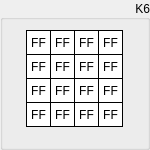
  <widget class="QGroupBox" name="groupK6">
   <property name="geometry">
    <rect>
     <x>170</x>
     <y>150</y>
     <width>150</width>
     <height>150</height>
    </rect>
   </property>
   <property name="sizePolicy">
    <sizepolicy hsizetype="Fixed" vsizetype="Fixed">
     <horstretch>0</horstretch>
     <verstretch>0</verstretch>
    </sizepolicy>
   </property>
   <property name="styleSheet">
    <string notr="true"/>
   </property>
   <property name="title">
    <string>K6</string>
   </property>
   <property name="alignment">
    <set>Qt::AlignRight|Qt::AlignTrailing|Qt::AlignVCenter</set>
   </property>
   <widget class="QLabel" name="k6byte15">
    <property name="enabled">
     <bool>true</bool>
    </property>
    <property name="geometry">
     <rect>
      <x>98</x>
      <y>102</y>
      <width>25</width>
      <height>25</height>
     </rect>
    </property>
    <property name="sizePolicy">
     <sizepolicy hsizetype="Fixed" vsizetype="Fixed">
      <horstretch>0</horstretch>
      <verstretch>0</verstretch>
     </sizepolicy>
    </property>
    <property name="font">
     <font>
      <kerning>true</kerning>
     </font>
    </property>
    <property name="layoutDirection">
     <enum>Qt::LeftToRight</enum>
    </property>
    <property name="styleSheet">
     <string notr="true">QLabel {
	 border-width: 1px;
     border-style: solid;
     border-color: black; 
     background-color: white;
}</string>
    </property>
    <property name="text">
     <string>FF</string>
    </property>
    <property name="alignment">
     <set>Qt::AlignCenter</set>
    </property>
   </widget>
   <widget class="QLabel" name="k6byte13">
    <property name="enabled">
     <bool>true</bool>
    </property>
    <property name="geometry">
     <rect>
      <x>98</x>
      <y>54</y>
      <width>25</width>
      <height>25</height>
     </rect>
    </property>
    <property name="sizePolicy">
     <sizepolicy hsizetype="Fixed" vsizetype="Fixed">
      <horstretch>0</horstretch>
      <verstretch>0</verstretch>
     </sizepolicy>
    </property>
    <property name="font">
     <font>
      <kerning>true</kerning>
     </font>
    </property>
    <property name="layoutDirection">
     <enum>Qt::LeftToRight</enum>
    </property>
    <property name="styleSheet">
     <string notr="true">QLabel {
	 border-width: 1px;
     border-style: solid;
     border-color: black; 
     background-color: white;
}</string>
    </property>
    <property name="text">
     <string>FF</string>
    </property>
    <property name="alignment">
     <set>Qt::AlignCenter</set>
    </property>
   </widget>
   <widget class="QLabel" name="k6byte14">
    <property name="enabled">
     <bool>true</bool>
    </property>
    <property name="geometry">
     <rect>
      <x>98</x>
      <y>78</y>
      <width>25</width>
      <height>25</height>
     </rect>
    </property>
    <property name="sizePolicy">
     <sizepolicy hsizetype="Fixed" vsizetype="Fixed">
      <horstretch>0</horstretch>
      <verstretch>0</verstretch>
     </sizepolicy>
    </property>
    <property name="font">
     <font>
      <kerning>true</kerning>
     </font>
    </property>
    <property name="layoutDirection">
     <enum>Qt::LeftToRight</enum>
    </property>
    <property name="styleSheet">
     <string notr="true">QLabel {
	 border-width: 1px;
     border-style: solid;
     border-color: black; 
     background-color: white;
}</string>
    </property>
    <property name="text">
     <string>FF</string>
    </property>
    <property name="alignment">
     <set>Qt::AlignCenter</set>
    </property>
   </widget>
   <widget class="QLabel" name="k6byte06">
    <property name="enabled">
     <bool>true</bool>
    </property>
    <property name="geometry">
     <rect>
      <x>50</x>
      <y>78</y>
      <width>25</width>
      <height>25</height>
     </rect>
    </property>
    <property name="sizePolicy">
     <sizepolicy hsizetype="Fixed" vsizetype="Fixed">
      <horstretch>0</horstretch>
      <verstretch>0</verstretch>
     </sizepolicy>
    </property>
    <property name="font">
     <font>
      <kerning>true</kerning>
     </font>
    </property>
    <property name="layoutDirection">
     <enum>Qt::LeftToRight</enum>
    </property>
    <property name="styleSheet">
     <string notr="true">QLabel {
	 border-width: 1px;
     border-style: solid;
     border-color: black; 
     background-color: white;
}</string>
    </property>
    <property name="text">
     <string>FF</string>
    </property>
    <property name="alignment">
     <set>Qt::AlignCenter</set>
    </property>
   </widget>
   <widget class="QLabel" name="k6byte04">
    <property name="enabled">
     <bool>true</bool>
    </property>
    <property name="geometry">
     <rect>
      <x>50</x>
      <y>30</y>
      <width>25</width>
      <height>25</height>
     </rect>
    </property>
    <property name="sizePolicy">
     <sizepolicy hsizetype="Fixed" vsizetype="Fixed">
      <horstretch>0</horstretch>
      <verstretch>0</verstretch>
     </sizepolicy>
    </property>
    <property name="font">
     <font>
      <kerning>true</kerning>
     </font>
    </property>
    <property name="layoutDirection">
     <enum>Qt::LeftToRight</enum>
    </property>
    <property name="styleSheet">
     <string notr="true">QLabel {
	 border-width: 1px;
     border-style: solid;
     border-color: black; 
     background-color: white;
}</string>
    </property>
    <property name="text">
     <string>FF</string>
    </property>
    <property name="alignment">
     <set>Qt::AlignCenter</set>
    </property>
   </widget>
   <widget class="QLabel" name="k6byte02">
    <property name="enabled">
     <bool>true</bool>
    </property>
    <property name="geometry">
     <rect>
      <x>26</x>
      <y>78</y>
      <width>25</width>
      <height>25</height>
     </rect>
    </property>
    <property name="sizePolicy">
     <sizepolicy hsizetype="Fixed" vsizetype="Fixed">
      <horstretch>0</horstretch>
      <verstretch>0</verstretch>
     </sizepolicy>
    </property>
    <property name="font">
     <font>
      <kerning>true</kerning>
     </font>
    </property>
    <property name="layoutDirection">
     <enum>Qt::LeftToRight</enum>
    </property>
    <property name="styleSheet">
     <string notr="true">QLabel {
	 border-width: 1px;
     border-style: solid;
     border-color: black; 
     background-color: white;
}</string>
    </property>
    <property name="text">
     <string>FF</string>
    </property>
    <property name="alignment">
     <set>Qt::AlignCenter</set>
    </property>
   </widget>
   <widget class="QLabel" name="k6byte10">
    <property name="enabled">
     <bool>true</bool>
    </property>
    <property name="geometry">
     <rect>
      <x>74</x>
      <y>78</y>
      <width>25</width>
      <height>25</height>
     </rect>
    </property>
    <property name="sizePolicy">
     <sizepolicy hsizetype="Fixed" vsizetype="Fixed">
      <horstretch>0</horstretch>
      <verstretch>0</verstretch>
     </sizepolicy>
    </property>
    <property name="font">
     <font>
      <kerning>true</kerning>
     </font>
    </property>
    <property name="layoutDirection">
     <enum>Qt::LeftToRight</enum>
    </property>
    <property name="styleSheet">
     <string notr="true">QLabel {
	 border-width: 1px;
     border-style: solid;
     border-color: black; 
     background-color: white;
}</string>
    </property>
    <property name="text">
     <string>FF</string>
    </property>
    <property name="alignment">
     <set>Qt::AlignCenter</set>
    </property>
   </widget>
   <widget class="QLabel" name="k6byte09">
    <property name="enabled">
     <bool>true</bool>
    </property>
    <property name="geometry">
     <rect>
      <x>74</x>
      <y>54</y>
      <width>25</width>
      <height>25</height>
     </rect>
    </property>
    <property name="sizePolicy">
     <sizepolicy hsizetype="Fixed" vsizetype="Fixed">
      <horstretch>0</horstretch>
      <verstretch>0</verstretch>
     </sizepolicy>
    </property>
    <property name="font">
     <font>
      <kerning>true</kerning>
     </font>
    </property>
    <property name="layoutDirection">
     <enum>Qt::LeftToRight</enum>
    </property>
    <property name="styleSheet">
     <string notr="true">QLabel {
	 border-width: 1px;
     border-style: solid;
     border-color: black; 
     background-color: white;
}</string>
    </property>
    <property name="text">
     <string>FF</string>
    </property>
    <property name="alignment">
     <set>Qt::AlignCenter</set>
    </property>
   </widget>
   <widget class="QLabel" name="k6byte01">
    <property name="enabled">
     <bool>true</bool>
    </property>
    <property name="geometry">
     <rect>
      <x>26</x>
      <y>54</y>
      <width>25</width>
      <height>25</height>
     </rect>
    </property>
    <property name="sizePolicy">
     <sizepolicy hsizetype="Fixed" vsizetype="Fixed">
      <horstretch>0</horstretch>
      <verstretch>0</verstretch>
     </sizepolicy>
    </property>
    <property name="font">
     <font>
      <kerning>true</kerning>
     </font>
    </property>
    <property name="layoutDirection">
     <enum>Qt::LeftToRight</enum>
    </property>
    <property name="styleSheet">
     <string notr="true">QLabel {
	 border-width: 1px;
     border-style: solid;
     border-color: black; 
     background-color: white;
}</string>
    </property>
    <property name="text">
     <string>FF</string>
    </property>
    <property name="alignment">
     <set>Qt::AlignCenter</set>
    </property>
   </widget>
   <widget class="QLabel" name="k6byte08">
    <property name="enabled">
     <bool>true</bool>
    </property>
    <property name="geometry">
     <rect>
      <x>74</x>
      <y>30</y>
      <width>25</width>
      <height>25</height>
     </rect>
    </property>
    <property name="sizePolicy">
     <sizepolicy hsizetype="Fixed" vsizetype="Fixed">
      <horstretch>0</horstretch>
      <verstretch>0</verstretch>
     </sizepolicy>
    </property>
    <property name="font">
     <font>
      <kerning>true</kerning>
     </font>
    </property>
    <property name="layoutDirection">
     <enum>Qt::LeftToRight</enum>
    </property>
    <property name="styleSheet">
     <string notr="true">QLabel {
	 border-width: 1px;
     border-style: solid;
     border-color: black; 
     background-color: white;
}</string>
    </property>
    <property name="text">
     <string>FF</string>
    </property>
    <property name="alignment">
     <set>Qt::AlignCenter</set>
    </property>
   </widget>
   <widget class="QLabel" name="k6byte00">
    <property name="enabled">
     <bool>true</bool>
    </property>
    <property name="geometry">
     <rect>
      <x>26</x>
      <y>30</y>
      <width>25</width>
      <height>25</height>
     </rect>
    </property>
    <property name="sizePolicy">
     <sizepolicy hsizetype="Fixed" vsizetype="Fixed">
      <horstretch>0</horstretch>
      <verstretch>0</verstretch>
     </sizepolicy>
    </property>
    <property name="font">
     <font>
      <kerning>true</kerning>
     </font>
    </property>
    <property name="layoutDirection">
     <enum>Qt::LeftToRight</enum>
    </property>
    <property name="styleSheet">
     <string notr="true">QLabel {
	 border-width: 1px;
     border-style: solid;
     border-color: black; 
     background-color: white;
}</string>
    </property>
    <property name="text">
     <string>FF</string>
    </property>
    <property name="alignment">
     <set>Qt::AlignCenter</set>
    </property>
    <property name="wordWrap">
     <bool>false</bool>
    </property>
   </widget>
   <widget class="QLabel" name="k6byte07">
    <property name="enabled">
     <bool>true</bool>
    </property>
    <property name="geometry">
     <rect>
      <x>50</x>
      <y>102</y>
      <width>25</width>
      <height>25</height>
     </rect>
    </property>
    <property name="sizePolicy">
     <sizepolicy hsizetype="Fixed" vsizetype="Fixed">
      <horstretch>0</horstretch>
      <verstretch>0</verstretch>
     </sizepolicy>
    </property>
    <property name="font">
     <font>
      <kerning>true</kerning>
     </font>
    </property>
    <property name="layoutDirection">
     <enum>Qt::LeftToRight</enum>
    </property>
    <property name="styleSheet">
     <string notr="true">QLabel {
	 border-width: 1px;
     border-style: solid;
     border-color: black; 
     background-color: white;
}</string>
    </property>
    <property name="text">
     <string>FF</string>
    </property>
    <property name="alignment">
     <set>Qt::AlignCenter</set>
    </property>
   </widget>
   <widget class="QLabel" name="k6byte12">
    <property name="enabled">
     <bool>true</bool>
    </property>
    <property name="geometry">
     <rect>
      <x>98</x>
      <y>30</y>
      <width>25</width>
      <height>25</height>
     </rect>
    </property>
    <property name="sizePolicy">
     <sizepolicy hsizetype="Fixed" vsizetype="Fixed">
      <horstretch>0</horstretch>
      <verstretch>0</verstretch>
     </sizepolicy>
    </property>
    <property name="font">
     <font>
      <kerning>true</kerning>
     </font>
    </property>
    <property name="layoutDirection">
     <enum>Qt::LeftToRight</enum>
    </property>
    <property name="styleSheet">
     <string notr="true">QLabel {
	 border-width: 1px;
     border-style: solid;
     border-color: black; 
     background-color: white;
}</string>
    </property>
    <property name="text">
     <string>FF</string>
    </property>
    <property name="alignment">
     <set>Qt::AlignCenter</set>
    </property>
   </widget>
   <widget class="QLabel" name="k6byte03">
    <property name="enabled">
     <bool>true</bool>
    </property>
    <property name="geometry">
     <rect>
      <x>26</x>
      <y>102</y>
      <width>25</width>
      <height>25</height>
     </rect>
    </property>
    <property name="sizePolicy">
     <sizepolicy hsizetype="Fixed" vsizetype="Fixed">
      <horstretch>0</horstretch>
      <verstretch>0</verstretch>
     </sizepolicy>
    </property>
    <property name="font">
     <font>
      <kerning>true</kerning>
     </font>
    </property>
    <property name="layoutDirection">
     <enum>Qt::LeftToRight</enum>
    </property>
    <property name="styleSheet">
     <string notr="true">QLabel {
	 border-width: 1px;
     border-style: solid;
     border-color: black; 
     background-color: white;
}</string>
    </property>
    <property name="text">
     <string>FF</string>
    </property>
    <property name="alignment">
     <set>Qt::AlignCenter</set>
    </property>
   </widget>
   <widget class="QLabel" name="k6byte11">
    <property name="enabled">
     <bool>true</bool>
    </property>
    <property name="geometry">
     <rect>
      <x>74</x>
      <y>102</y>
      <width>25</width>
      <height>25</height>
     </rect>
    </property>
    <property name="sizePolicy">
     <sizepolicy hsizetype="Fixed" vsizetype="Fixed">
      <horstretch>0</horstretch>
      <verstretch>0</verstretch>
     </sizepolicy>
    </property>
    <property name="font">
     <font>
      <kerning>true</kerning>
     </font>
    </property>
    <property name="layoutDirection">
     <enum>Qt::LeftToRight</enum>
    </property>
    <property name="styleSheet">
     <string notr="true">QLabel {
	 border-width: 1px;
     border-style: solid;
     border-color: black; 
     background-color: white;
}</string>
    </property>
    <property name="text">
     <string>FF</string>
    </property>
    <property name="alignment">
     <set>Qt::AlignCenter</set>
    </property>
   </widget>
   <widget class="QLabel" name="k6byte05">
    <property name="enabled">
     <bool>true</bool>
    </property>
    <property name="geometry">
     <rect>
      <x>50</x>
      <y>54</y>
      <width>25</width>
      <height>25</height>
     </rect>
    </property>
    <property name="sizePolicy">
     <sizepolicy hsizetype="Fixed" vsizetype="Fixed">
      <horstretch>0</horstretch>
      <verstretch>0</verstretch>
     </sizepolicy>
    </property>
    <property name="font">
     <font>
      <kerning>true</kerning>
     </font>
    </property>
    <property name="layoutDirection">
     <enum>Qt::LeftToRight</enum>
    </property>
    <property name="styleSheet">
     <string notr="true">QLabel {
	 border-width: 1px;
     border-style: solid;
     border-color: black; 
     background-color: white;
}</string>
    </property>
    <property name="text">
     <string>FF</string>
    </property>
    <property name="alignment">
     <set>Qt::AlignCenter</set>
    </property>
   </widget>
  </widget>
